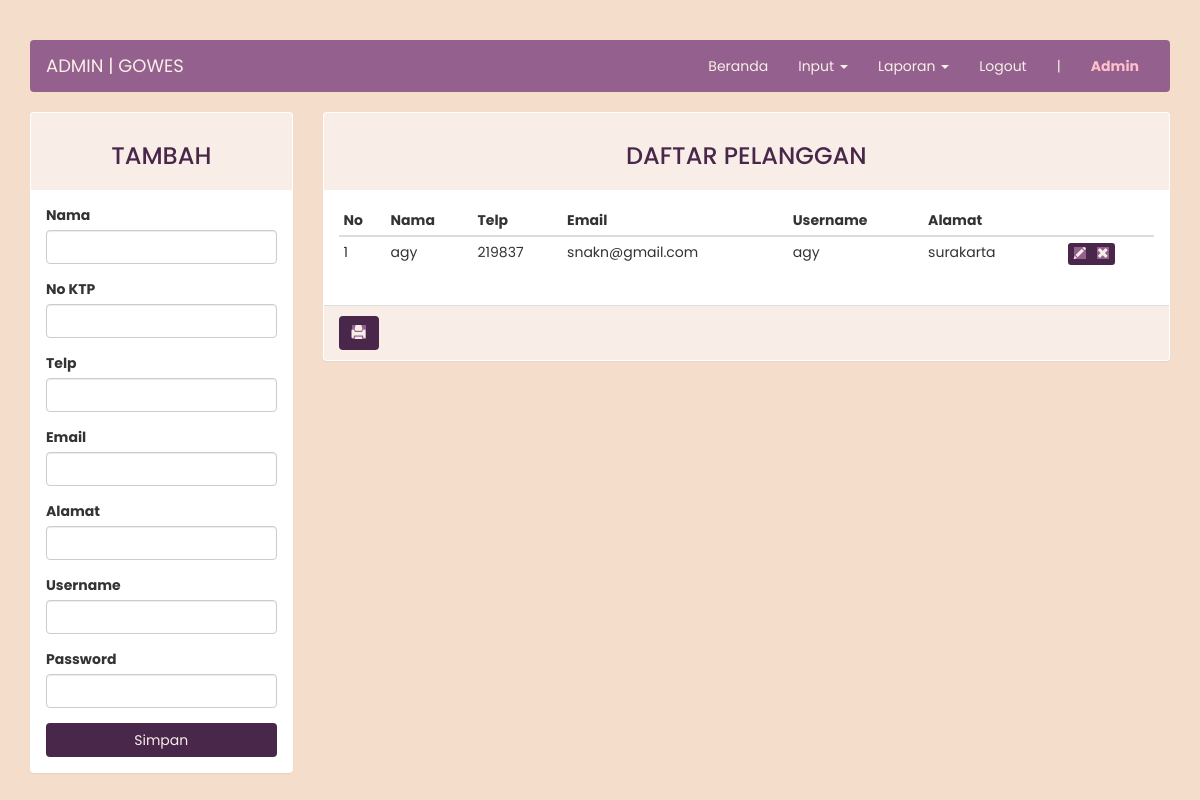
The app's page /homepage/pemesanan/admin/index.php?page=pelanggan (signed in) with its own data.
### tables this page shows
CREATE TABLE `pelanggan` (
  `id_pelanggan` int(11) NOT NULL,
  `no_ktp` char(16) NOT NULL,
  `nama` varchar(30) NOT NULL,
  `email` varchar(30) NOT NULL,
  `no_telp` char(12) NOT NULL,
  `alamat` varchar(50) DEFAULT NULL,
  `username` varchar(10) NOT NULL,
  `password` varchar(32) NOT NULL
);

### homepage/pemesanan/admin/page/pelanggan.php (the view, shortened to what this page needs)
<?php
$update = (isset($_GET['action']) AND $_GET['action'] == 'update') ? true : false;
?>
<div class="row">
<div class="col-md-3 hidden-print">
	    <div class="panel panel-<?= ($update) ?>">
	        <div class="panel-heading"><h3 class="text-center"><?= ($update) ? "EDIT" : "TAMBAH" ?></h3></div>
	        <div class="panel-body">
	            <form action="<?=$_SERVER['REQUEST_URI']?>" method="POST">
	                <div class="form-group">
	                    <label for="nama">Nama</label>
	                    <input type="text" name="nama" class="form-control" <?= (!$update) ?: 'value="'.$row["nama"].'"' ?>>
	                </div>
	                <div class="form-group">
	                    <label for="nama">No KTP</label>
	                    <input type="text" name="no_ktp" class="form-control" <?= (!$update) ?: 'value="'.$row["no_ktp"].'"' ?>>
	                </div>
	                <div class="form-group">
	                    <label for="no_telp">Telp</label>
	                    <input type="text" name="no_telp" class="form-control" <?= (!$update) ?: 'value="'.$row["no_telp"].'"' ?>>
	                </div>
	                <div class="form-group">
	                    <label for="email">Email</label>
	                    <input type="text" name="email" class="form-control" <?= (!$update) ?: 'value="'.$row["email"].'"' ?>>
	                </div>
	                <div class="form-group">
	                    <label for="alamat">Alamat</label>
	                    <input type="text" name="alamat" class="form-control" <?= (!$update) ?: 'value="'.$row["alamat"].'"' ?>>
	                </div>
	                <div class="form-group">
	                    <label for="username">Username</label>
	                    <input type="text" name="username" class="form-control" <?= (!$update) ?: 'value="'.$row["username"].'"' ?>>
	                </div>
	                <div class="form-group">
	                    <label for="password">Password</label>
	                    <input type="password" name="password" class="form-control">
	                </div>
	                <button type="submit" class="btn btn-<?= ($update) ?> btn-block simpan">Simpan</button>
	            </form>
	        </div>
	    </div>
	</div>
	<div class="col-md-9">
	    <div class="panel">
	        <div class="panel-heading">
	            <h3 class="text-center">DAFTAR PELANGGAN</h3></div>
	        <div class="panel-body">
	            <table class="table table-condensed table-hover table-responsive">
	                <thead>
	                    <tr>
	                        <th>No</th>
	                        <th>Nama</th>
	                        <th>Telp</th>
	                        <th>Email</th>
	                        <th>Username</th>
	                        <th>Alamat</th>
	                        <th></th>
	                        <th class="hidden-print"></th>
	                    </tr>
	                </thead>
	                <tbody>
	                    <?php $no = 1; ?>
	                    <?php if ($query = $connection->query("SELECT * FROM pelanggan")): ?>
	                        <?php while($row = $query->fetch_assoc()): ?>
	                        <tr>
	                            <td><?=$no++?></td>
															<td><?=$row['nama']?></td>
															<td><?=$row['no_telp']?></td>
															<td><?=$row['email']?></td>
															<td><?=$row['username']?></td>
															<td><?=$row['alamat']?></td>
	                            <td>
	                            <td class="hidden-print">
	                                <div class="btn-group">
	                                    <a href="?page=pelanggan&action=update&key=<?=$row['id_pelanggan']?>" class="btn btn-xs"><span class="glyphicon glyphicon-pencil"></span></a>
	                                    <a href="?page=pelanggan&action=delete&key=<?=$row['id_pelanggan']?>" class="btn btn-xs">
									<span class="glyphicon glyphicon-remove"></span></a>
	                                </div>
	                            </td>
	                        </tr>
	                        <?php endwhile ?>
	                    <?php endif ?>
	                </tbody>
	            </table>
	        </div>
	        	<div class="panel-footer hidden-print">
			        <a onClick="window.print();return false" class="btn"><i class="glyphicon glyphicon-print"></i></a>
			    </div>
	    </div>
	</div>
</div>

### homepage/pemesanan/admin/index.php (style rules this page uses)
* { font-family: 'Poppins', sans-serif; }
body { margin-top: 40px; background-color: #F4DECB; }
.panel .panel-heading { background-color:#F8EEE7; }
.panel-footer { background-color: #F8EEE7; }
.simpan { -webkit-animation: glowing 1300ms infinite; -moz-animation: glowing 1300ms infinite; -o-animation: glowing 1300ms infinite; animation: glowing 1300ms infinite; }
.btn { background-color: #49274A; color: #F8EEE7; }
.text-center { color: #49274A; }
.btn:hover, .glyphicon { background-color: #94618E; }

### records on screen
pelanggan: nama "agy", no_telp "219837", email "snakn@gmail.com", username "agy", alamat "surakarta"

### other values on screen
$_SESSION["admin"]["username"] "Admin"
